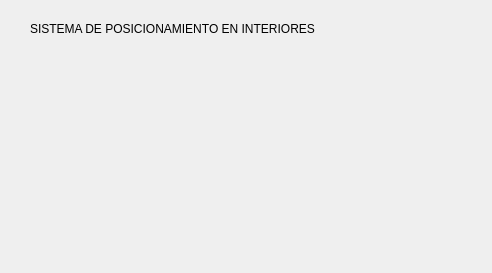
<?xml version="1.0" encoding="UTF-8"?>
<ui version="4.0">
 <class>main_window</class>
 <widget class="QDialog" name="main_window">
  <property name="geometry">
   <rect>
    <x>0</x>
    <y>0</y>
    <width>492</width>
    <height>273</height>
   </rect>
  </property>
  <property name="windowTitle">
   <string>INDOOR</string>
  </property>
  <widget class="QLabel" name="lbl_title">
   <property name="geometry">
    <rect>
     <x>30</x>
     <y>20</y>
     <width>361</width>
     <height>17</height>
    </rect>
   </property>
   <property name="text">
    <string>SISTEMA DE POSICIONAMIENTO EN INTERIORES</string>
   </property>
  </widget>
  <widget class="QLabel" name="lbl_indoor_data">
   <property name="geometry">
    <rect>
     <x>60</x>
     <y>70</y>
     <width>231</width>
     <height>131</height>
    </rect>
   </property>
   <property name="text">
    <string/>
   </property>
  </widget>
 </widget>
 <resources/>
 <connections/>
</ui>
